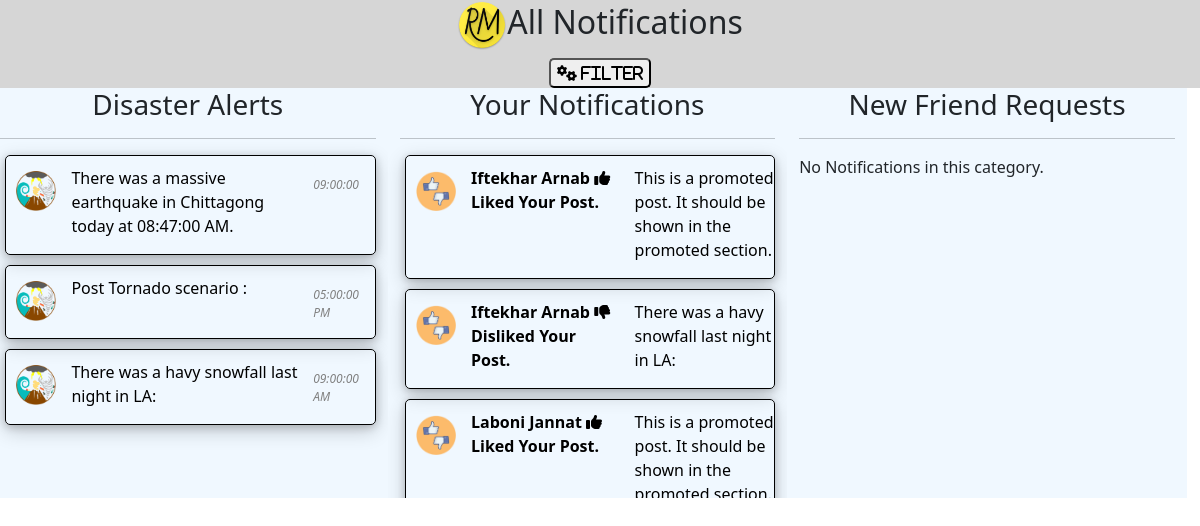
The page /notice/index.php (signed in) on the database as committed earlier.
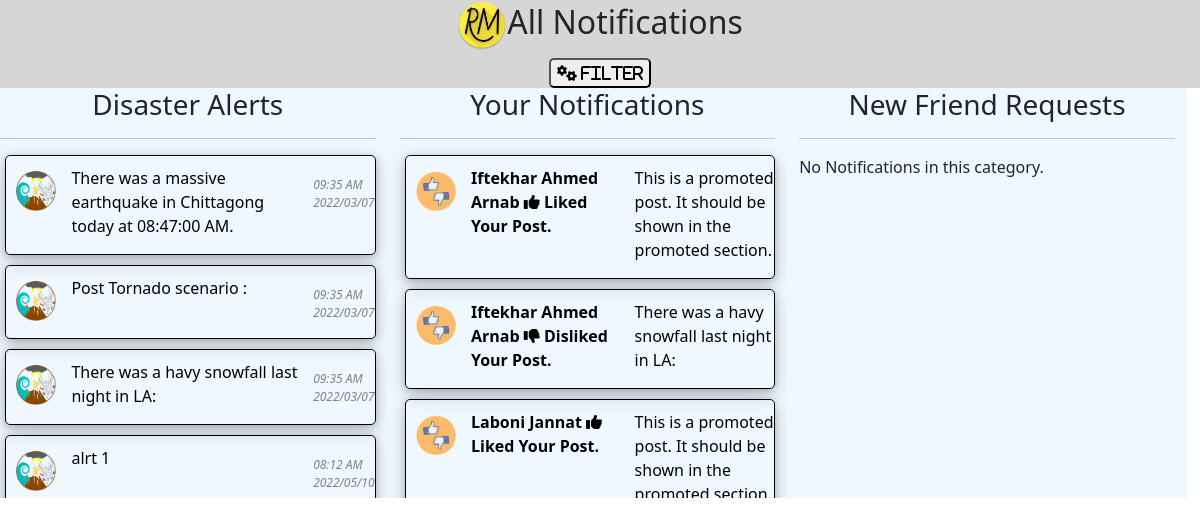
The same page on the database as committed later.
### tables this page shows
CREATE TABLE `posts` (
  `id` int(11) NOT NULL,
  `authorid` int(11) NOT NULL,
  `title` varchar(250) NOT NULL,
  `content` text NOT NULL,
  `time` varchar(100) DEFAULT NULL,
  `category` varchar(50) DEFAULT NULL,
  `media_link` varchar(500) DEFAULT NULL,
  `upvotes` int(11) DEFAULT 0,
  `downvotes` int(11) DEFAULT 0,
  `privacy` varchar(10) DEFAULT NULL,
  `authorname` varchar(200) DEFAULT NULL,
  `shared` varchar(20) DEFAULT NULL,
  `shared_authorid` int(11) DEFAULT NULL,
  `shared_pid` int(11) DEFAULT NULL,
  `report` varchar(100) DEFAULT NULL
);

CREATE TABLE `votes` (
  `id` int(11) NOT NULL,
  `post_id` int(11) DEFAULT NULL,
  `user_id` int(11) DEFAULT NULL,
  `stat` varchar(10) DEFAULT NULL
);

CREATE TABLE `users` (
  `fname` varchar(150) DEFAULT NULL,
  `lname` varchar(150) DEFAULT NULL,
  `uname` varchar(150) DEFAULT NULL,
  `email` varchar(150) DEFAULT NULL,
  `phone` varchar(150) DEFAULT NULL,
  `job` varchar(150) DEFAULT NULL,
  `about` varchar(500) DEFAULT NULL,
  `pass` varchar(150) DEFAULT NULL,
  `id` int(11) NOT NULL,
  `verified` varchar(20) DEFAULT NULL,
  `flag` int(11) DEFAULT 0,
  `content_count` int(11) DEFAULT 0,
  `pro_pic` varchar(500) DEFAULT NULL,
  `temp_id` varchar(50) DEFAULT NULL,
  `date_of_birth` varchar(100) DEFAULT NULL,
  `religion` varchar(100) DEFAULT NULL,
  `language` varchar(100) DEFAULT NULL,
  `relation` varchar(100) DEFAULT NULL,
  `blood` varchar(100) DEFAULT NULL,
  `nation` varchar(100) DEFAULT NULL,
  `address` varchar(100) DEFAULT NULL,
  `gender` varchar(50) DEFAULT NULL,
  `politics` varchar(50) DEFAULT NULL,
  `sports` varchar(400) DEFAULT NULL,
  `hobby` varchar(400) DEFAULT NULL,
  `temp_id2` varchar(50) DEFAULT NULL,
  `status` varchar(50) DEFAULT NULL,
  `s_verified` varchar(50) DEFAULT NULL
);

### notice/notification_collector.php (the view, shortened to what this page needs)
<?php
class notice_bucket
{
    function alert_posts($limit, $uid)
    {
        include('../include/connection.php');
        $sql = "SELECT * FROM posts WHERE category = 'alert' LIMIT $limit";
        $res = mysqli_query($con, $sql);
        while ($row = mysqli_fetch_assoc($res)) {
            $content = $row['content'];
            $content = substr($content, 0, 85);
            $link = '../view_post.php?pid=' . $row['id'];
            $datetime = $row['time'];
            $time = substr($datetime, 0, 8);
            $date = substr($datetime, 9, 40);
            echo '<div class="notice-box">
                    <a href="' . $link . '" style="text-decoration: none; color: black;">
                        <div class="row">
                            <div class="col-2">
                                <img style="margin-left: 10px; margin-top: 5px;" src="../files/logo/alert.png" height="40px" width="40px">
                            </div>
                        <div class="col-8">
                            <p>
                                ' . $content . '
                            </p>
                        </div>
                            <div class="col-2">
                                <p style="margin-left: -20px; font-style: italic; font-size: 12px; margin-top: 10px; color: gray;">' . $time . '
                                ' . $date . '</p>
                            </div>
                        </div>
                    </a>
                </div>';
        }
    }
    function get_name($id)
    {
        include('../include/connection.php');
        $name = "No Name Found";
        $sql = "SELECT * FROM users WHERE id = '$id'";
        $res = mysqli_query($con, $sql);
        while ($row = mysqli_fetch_assoc($res)) {
            $name = $row['fname'] . " " . $row['lname'];
        }
        return $name;
    }
    function check_post_ownership($pid, $uid)
    {
        include('../include/connection.php');
        $sql = "SELECT * FROM posts WHERE id = '$pid' AND authorid = '$uid'";
        $res = mysqli_query($con, $sql);
        $count = mysqli_num_rows($res);
        if ($count > 0) {
            return true;
        }
        return false;
    }
    function get_post_content($pid, $uid)
    {
        include('../include/connection.php');
        $content = "No Content";
        $sql = "SELECT * FROM posts WHERE id = '$pid' AND authorid = '$uid'";
        $res = mysqli_query($con, $sql);
        while ($row = mysqli_fetch_assoc($res)) {
            $content = $row['content'];
        }
        return $content;
    }
    function got_likes($limit, $uid)
    {
        include('../include/connection.php');
        $sql = "SELECT * FROM votes ORDER BY id DESC";
        $res = mysqli_query($con, $sql);
        while ($row = mysqli_fetch_assoc($res)) {
            $pid = $row['post_id'];
            if ($this->check_post_ownership($pid, $uid)) {
                $content = $this->get_post_content($pid, $uid);
                $content = substr($content, 0, 85);
                $name = $this->get_name($row['user_id']);
                $link = '../view_post.php?pid=' . $row['post_id'];
                $like_msg = "";
                if ($row['stat'] == 'u') {
                    $like_msg = ' <i class="fas fa-thumbs-up"></i> Liked';
                } else {
                    $like_msg = ' <i class="fas fa-thumbs-down"></i> Disliked';
                }
                echo '<div class="notice-box">
                    <a href="' . $link . '" style="text-decoration: none; color: black;">
                        <div class="row">
                            <div class="col-2">
                                <img style="margin-left: 10px; margin-top: 5px;" src="../files/logo/like.png" height="40px" width="40px">
                            </div>
                            <div class="col-5">
                                <p><strong>
                                ' . $name . ' ' . $like_msg . ' Your Post.
                                </strong></p>
                            </div>
                            <div class="col-5">
                                <p>
                                ' . $content . '
                                </p>
                            </div>
                        </div>
                    </a>
                </div>';
            }
        }
    }
    function got_friend_req($limit, $uid)
    {
        $count = 0;
        if ($count <= 0) {
            echo "<p>No Notifications in this category.</p>";
        }
    }
}

Rows that differ between the two databases and show on the page:
changed posts "There was a massive earthquake in Chittagong today at 08:47:00 AM.": time "09:00:00" → "09:35 AM"; time (not shown) → "2022/03/07"
changed posts "Post Tornado scenario :": time "05:00:00" → "09:35 AM"; time "PM" → "2022/03/07"
changed posts "There was a havy snowfall last night in LA:": time "09:00:00" → "09:35 AM"; time "AM" → "2022/03/07"
added posts: content "alrt 1", time "08:12 AM", time "2022/05/10"
changed through a linked row, votes "This is a promoted post. It should be shown in the promoted section.": user.lname "Iftekhar Arnab" → "Iftekhar Ahmed Arnab"
changed through a linked row, votes (number 2 of 3 on the later page): user.lname "Iftekhar Arnab" → "Iftekhar Ahmed Arnab"
